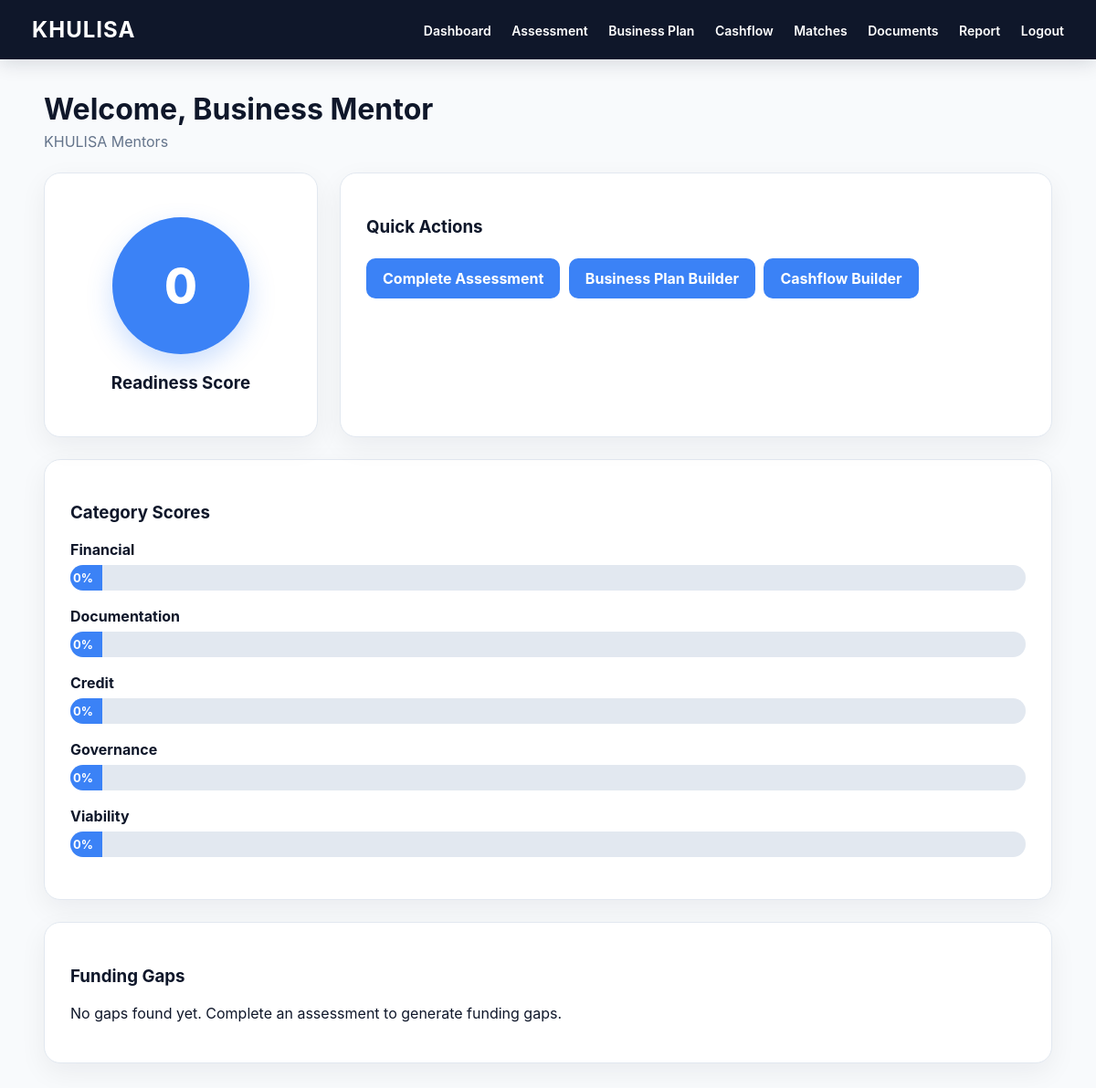
The app's page /dashboard.php (signed in) with its own data.
### tables this page shows
CREATE TABLE users (
    user_id INT AUTO_INCREMENT PRIMARY KEY,
    full_name VARCHAR(150) NOT NULL,
    business_name VARCHAR(150),
    email VARCHAR(150) UNIQUE NOT NULL,
    password VARCHAR(255) NOT NULL,
    user_type ENUM('owner','mentor','admin') DEFAULT 'owner',
    readiness_score INT DEFAULT 0,
    created_at TIMESTAMP DEFAULT CURRENT_TIMESTAMP
);

### includes/auth.php (called while the page is built, shortened)
<?php
function currentUserId() {
    return $_SESSION["user_id"] ?? null;
}
?>

### includes/functions.php (called while the page is built, shortened)
<?php
function clean($value) {
    return htmlspecialchars(trim($value), ENT_QUOTES, "UTF-8");
}
?>

### dashboard.php (the view, shortened to what this page needs)
<?php
require_once __DIR__ . "/includes/auth.php";
require_once __DIR__ . "/includes/functions.php";
$user_id = currentUserId();
$user_stmt = $conn->prepare("SELECT * FROM users WHERE user_id = ?");
$user_stmt->bind_param("i", $user_id);
$user_stmt->execute();
$user = $user_stmt->get_result()->fetch_assoc();
$score_stmt = $conn->prepare("
    SELECT * FROM scores
    WHERE user_id = ?
    ORDER BY score_id DESC
    LIMIT 1
");
$score_stmt->bind_param("i", $user_id);
$score_stmt->execute();
$score = $score_stmt->get_result()->fetch_assoc();
$gap_stmt = $conn->prepare("
    SELECT * FROM gaps
    WHERE user_id = ? AND status = 'Open'
    ORDER BY FIELD(severity, 'High', 'Medium', 'Low')
");
$gap_stmt->bind_param("i", $user_id);
$gap_stmt->execute();
$gaps = $gap_stmt->get_result();
$total_score = $score["total_score"] ?? 0;
?>
<!DOCTYPE html>
<html>
<head>
    <link rel="stylesheet" href="css/style.css">
</head>
<body>
<nav>
    <h2>KHULISA</h2>
    <div>
        <a href="dashboard.php">Dashboard</a>
        <a href="assessment.php">Assessment</a>
        <a href="business-plan.php">Business Plan</a>
        <a href="cashflow.php">Cashflow</a>
        <a href="matches.php">Matches</a>
        <a href="documents.php">Documents</a>
        <a href="report.php">Report</a>
        <a href="logout.php">Logout</a>
    </div>
</nav>
<div class="container">
    <div class="page-title">
        <h1>Welcome, <?php echo clean($user["full_name"]); ?></h1>
        <p><?php echo clean($user["business_name"]); ?></p>
    </div>
    <div class="dashboard-grid">
        <div class="card center">
            <div class="score-circle">
                <?php echo $total_score; ?>
            </div>
            <h3>Readiness Score</h3>
        </div>
        <div class="card">
            <h3>Quick Actions</h3>
            <a class="btn-link" href="assessment.php">
                Complete Assessment
            </a>
            <a class="btn-link" href="business-plan.php">
                Business Plan Builder
            </a>
            <a class="btn-link" href="cashflow.php">
                Cashflow Builder
            </a>
        </div>
    </div>
    <div class="card">
        <h3>Category Scores</h3>
        <?php
        $categories = [
            "Financial" => $score["financial_score"] ?? 0,
            "Documentation" => $score["documentation_score"] ?? 0,
            "Credit" => $score["credit_score"] ?? 0,
            "Governance" => $score["governance_score"] ?? 0,
            "Viability" => $score["viability_score"] ?? 0
        ];
        ?>
        <?php foreach ($categories as $name => $value): ?>
            <div class="bar-row">
                <span><?php echo $name; ?></span>
                <div class="bar">
                    <div style="width: <?php echo $value; ?>%">
                        <?php echo $value; ?>%
                    </div>
                </div>
            </div>
        <?php endforeach; ?>
    </div>
    <div class="card">
        <h3>Funding Gaps</h3>
        <?php if ($gaps->num_rows === 0): ?>
            <p>No gaps found yet. Complete an assessment to generate funding gaps.</p>
        <?php endif; ?>
    </div>
</div>
</body>
</html>

### css/style.css (style rules this page uses)
:root { --primary: #0F172A; --secondary: #1E293B; --accent: #3B82F6; --accent-hover: #2563EB; --background: #F8FAFC; --card: #FFFFFF; --text: #0F172A; --muted: #64748B; --border: #E2E8F0; --danger: #DC2626; --danger-hover: #991B1B; --warning-bg: #FEF3C7; --warning-text: #92400E; --success-bg: #DBEAFE; --success-text: #1E40AF; }
* { box-sizing: border-box; }
body { margin: 0; font-family: Inter, "Segoe UI", Arial, sans-serif; background: var(--background); color: var(--text); }
nav { background: var(--primary); color: white; padding: 18px 35px; display: flex; justify-content: space-between; align-items: center; box-shadow: 0 4px 20px rgba(15, 23, 42, 0.15); }
nav h2 { margin: 0; font-size: 24px; font-weight: 700; letter-spacing: 1px; }
nav a { color: white; text-decoration: none; margin-left: 18px; font-weight: 600; font-size: 14px; transition: 0.25s; }
.container { width: 92%; max-width: 1180px; margin: 35px auto; }
.page-title { margin-bottom: 24px; }
.page-title h1 { margin: 0 0 6px; font-size: 32px; color: var(--primary); }
.page-title p { color: var(--muted); margin: 0; }
.card { background: var(--card); border-radius: 18px; padding: 28px; box-shadow: 0 10px 30px rgba(15, 23, 42, 0.06); margin-bottom: 24px; border: 1px solid var(--border); }
.card h2, .card h3 { color: var(--primary); }
.center { text-align: center; }
button, .btn-link { display: inline-block; background: var(--accent); color: white; border: none; padding: 12px 18px; border-radius: 10px; text-decoration: none; cursor: pointer; font-weight: 700; margin: 5px 5px 5px 0; transition: 0.25s; }
.dashboard-grid { display: grid; grid-template-columns: 300px 1fr; gap: 24px; }
.score-circle { width: 150px; height: 150px; background: var(--accent); color: white; border-radius: 50%; margin: 20px auto; display: flex; align-items: center; justify-content: center; font-size: 52px; font-weight: 800; box-shadow: 0 12px 28px rgba(59, 130, 246, 0.25); }
.bar-row { margin-bottom: 18px; }
.bar-row span { display: block; margin-bottom: 7px; font-weight: 700; color: var(--primary); }
.bar { height: 28px; background: #E2E8F0; border-radius: 20px; overflow: hidden; }
.bar div { height: 100%; background: var(--accent); color: white; text-align: right; padding-right: 10px; line-height: 28px; min-width: 35px; font-size: 13px; font-weight: 700; }

### records on screen
users: full_name "Business Mentor", business_name "KHULISA Mentors", readiness_score "0"

### other values on screen
$total_score "0"
$name "Financial"
$name "Documentation"
$name "Credit"
$name "Governance"
$name "Viability"
